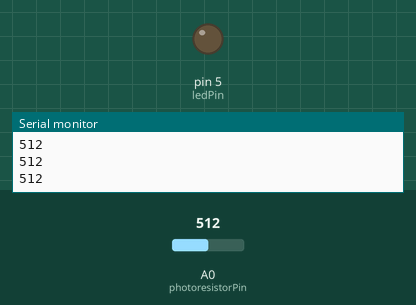
Simulated run of this sketch. Board: Arduino Uno, built with avr-gcc and run on an emulated ATmega328P. Parts: output pins drawn as LEDs (lit = HIGH), the last lines printed to the serial monitor. Inputs (shaded band) come from the test bench; at power-on: A0 (photoresistorPin) = 512.

Above: at 1.2 s.
1.3 s: A0 (photoresistorPin) set to 350
2.8 s: A0 (photoresistorPin) set to 330
At 4.0 s:
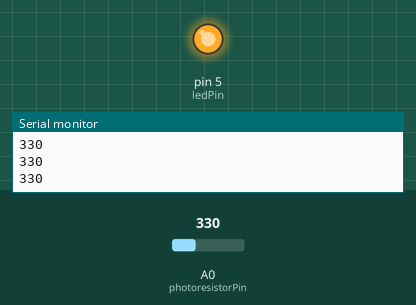
4.3 s: A0 (photoresistorPin) set to 511
At 5.5 s:
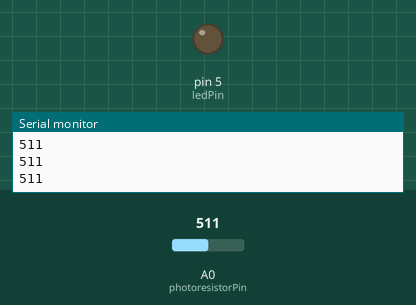
5.9 s: A0 (photoresistorPin) set to 306
At 6.9 s:
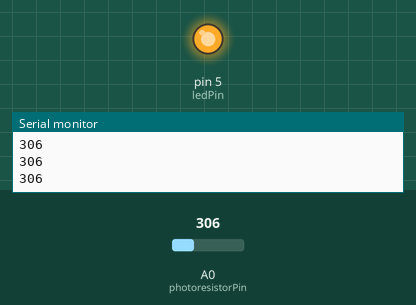
Timing chart, 0 to 8.5 s (numbered marks = the images above; inputs shaded):
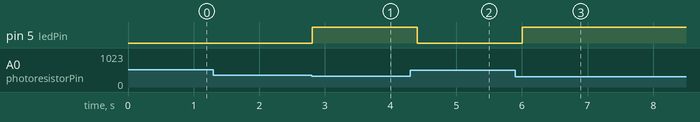

The sketch:

photoresistorLED.ino
```cpp
const int photoresistorPin = A0;
const int ledPin = 5;
const int ambangGelap = 341;

void setup(){
  pinMode(ledPin, OUTPUT);
  Serial.begin(9600);
}

void loop(){
  int ldrValue = analogRead(photoresistorPin);
  Serial.println(ldrValue);

  if (ldrValue < ambangGelap) {
    digitalWrite(ledPin, HIGH);
  } else {
    digitalWrite(ledPin, LOW);
  }

  delay(200);
}
```

Measured:
- the behaviour switches between 341 and 340 on A0 (photoresistorPin) (found by bisection; images 0 and 1)
- after the input at 2.8 s, pin 5 (ledPin): LOW → HIGH at once
- after the input at 4.3 s, pin 5 (ledPin): HIGH → LOW after 0.11 s
- after the input at 5.9 s, pin 5 (ledPin): LOW → HIGH after 0.11 s
